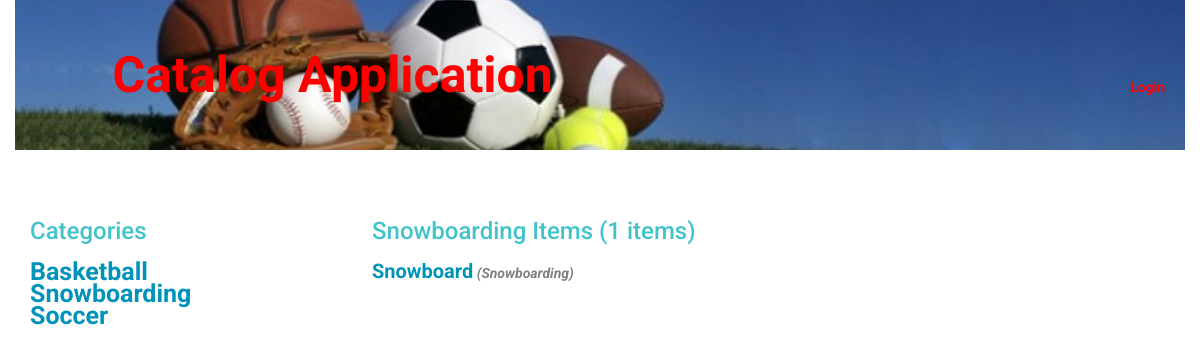
The app's page /category/Snowboarding with its own data.
### database_setup.py (models this page shows, shortened)
class Category(Base):
	__tablename__ = 'category'
	id = Column(Integer, primary_key=True)
	name = Column(String(80), nullable=False, unique=True)

class Item(Base):
	__tablename__ = 'item'
	name =Column(String(80), nullable = False)
	id = Column(Integer, primary_key = True)
	description = Column(String(250), nullable = False)
	created_date = Column(DateTime, default=datetime.datetime.utcnow)
	category_id = Column(Integer,ForeignKey('category.id'), nullable = False)
	category = relationship(Category)
	user_id = Column(Integer,ForeignKey('user.id'), nullable = False)
	user = relationship(User)

### application.py (the view)
@app.route('/category/<string:category_name>')
def showCategory(category_name):
  categories = session.query(Category).order_by(asc(Category.name))
  category = session.query(Category).filter(Category.name==category_name).one()
  items = session.query(Item).filter(Item.category_id==category.id).order_by(asc(Item.name)).all()
  item_count = session.query(Item).filter(Item.category_id==category.id).order_by(asc(Item.name)).count()
  heading = "%s Items (%s items) " % (category.name, item_count)
  if 'username' not in login_session:
    return render_template('publicShowAllItems.html',items=items, categories=categories, heading=heading)
  else:
    return render_template('showAllItems.html',items=items, categories=categories, heading=heading)

### templates/publicShowAllItems.html (shortened to what this page needs)
{% extends "main.html" %}
{% block content %}
{% include "header.html" %}
	<div id="main-list">
		<div id="category-list">
			<h2>Categories</h2>
			{% for category in categories %}
				<a href = '{{url_for('showCategory', category_name=category.name) }}' style="font-size:25px" >{{category.name}}</a>
			{% endfor %}
		</div>
		<div id="item-list">
			<h2>{{heading}}</h2>
			{% for item in items %}
				<a href ='{{url_for('showItem', category_name=item.category.name, item_name=item.name) }}' style="font-size:20px"> {{item.name}}</a>
				<a href ='{{url_for('showCategory', category_name=item.category.name) }}' style="color:gray;"><i>  ({{item.category.name}})</i></a>
			{% endfor %}
		</div>
	</div>
{% endblock %}

### static/styles.css (style rules this page uses)
* { font-family: "Helvetica Neue Bold", Roboto, Helvetica, Arial, sans-serif; font-weight: 700; }
h2 { font-size: 24px; color: #42C3C9; line-height: 1.8; }
a { font-size: 14px; color: #0093B9; line-height: 17px; }
#main-list { width: 100%; }
#category-list { float:left; width: 30%; }
#item-list { float:left; width: 70%; }

### records on screen
Category: name "Basketball"
Category: name "Snowboarding"
Category: name "Soccer"
Item: name "Snowboard", category.name "Snowboarding"

### other values on screen
{{ heading }} "Snowboarding Items (1 items)"
